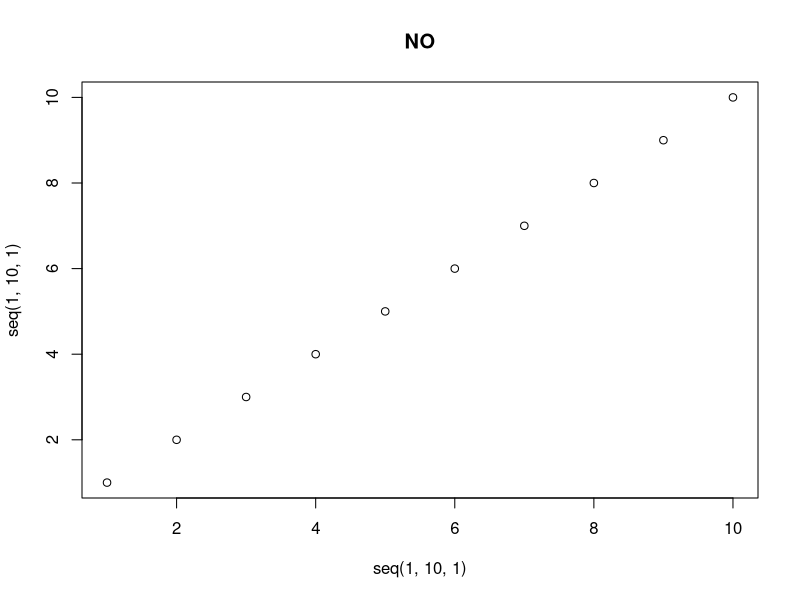

The R source for this figure:
#Necessary libraries

to.install<-c('car', 'haven', 'labelled', 'foreign',  'psych', 'tidyverse', 'ggeffects', 'xtable', 'stargazer', 'questionr', 'rio', 'devtools', 'effects', 'scales', 'cowplot')

#Packages that have not been installed
new.packages <- to.install[!(to.install %in% installed.packages()[,"Package"])]
#If there are packages that must be installed, this installs them
if(length(new.packages)) install.packages(new.packages, repos='http://cran.utstat.utoronto.ca/')

#Save installed package names
out<-to.install[to.install %in% installed.packages()[,'Package']]



#You should see 'Hello World' after this. 
print('Hello World')

#print out
out
#One last check
plot(seq(1,10,1), seq(1,10,1), main='NO')
